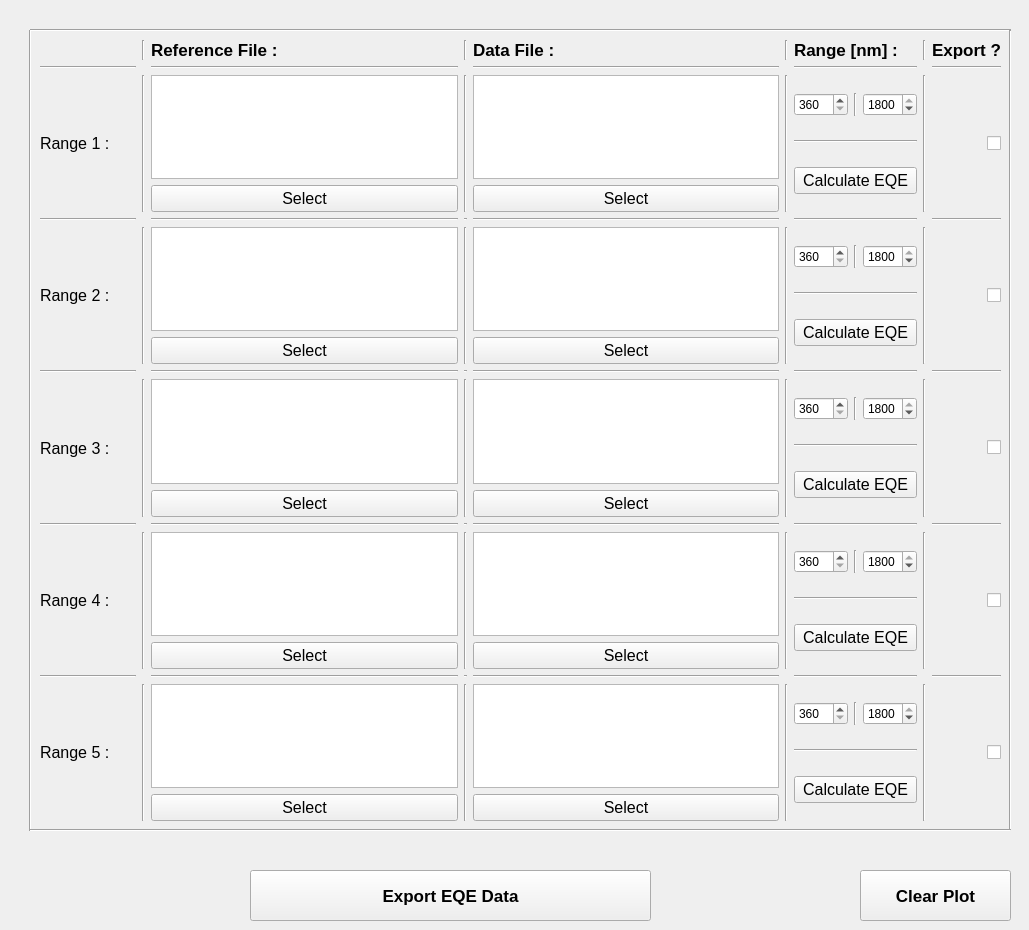
    <widget class="QWidget" name="tab">
     <attribute name="title">
      <string>Calculate EQE</string>
     </attribute>
     <widget class="Line" name="line_26">
      <property name="geometry">
       <rect>
        <x>20</x>
        <y>30</y>
        <width>20</width>
        <height>801</height>
       </rect>
      </property>
      <property name="orientation">
       <enum>Qt::Vertical</enum>
      </property>
     </widget>
     <widget class="Line" name="line_27">
      <property name="geometry">
       <rect>
        <x>30</x>
        <y>20</y>
        <width>981</width>
        <height>20</height>
       </rect>
      </property>
      <property name="orientation">
       <enum>Qt::Horizontal</enum>
      </property>
     </widget>
     <widget class="QWidget" name="gridLayoutWidget">
      <property name="geometry">
       <rect>
        <x>40</x>
        <y>40</y>
        <width>961</width>
        <height>781</height>
       </rect>
      </property>
      <layout class="QGridLayout" name="gridLayout">
       <item row="0" column="1">
        <widget class="Line" name="line_50">
         <property name="orientation">
          <enum>Qt::Vertical</enum>
         </property>
        </widget>
       </item>
       <item row="6" column="4">
        <layout class="QVBoxLayout" name="verticalLayout_7">
         <item>
          <widget class="QTextEdit" name="textBox_4"/>
         </item>
         <item>
          <widget class="QPushButton" name="browseButton_4">
           <property name="font">
            <font>
             <pointsize>12</pointsize>
            </font>
           </property>
           <property name="text">
            <string>Select</string>
           </property>
          </widget>
         </item>
        </layout>
       </item>
       <item row="1" column="6">
        <widget class="Line" name="line_23">
         <property name="orientation">
          <enum>Qt::Horizontal</enum>
         </property>
        </widget>
       </item>
       <item row="2" column="4">
        <layout class="QVBoxLayout" name="verticalLayout_4">
         <item>
          <widget class="QTextEdit" name="textBox_2"/>
         </item>
         <item>
          <widget class="QPushButton" name="browseButton_2">
           <property name="font">
            <font>
             <pointsize>12</pointsize>
            </font>
           </property>
           <property name="text">
            <string>Select</string>
           </property>
          </widget>
         </item>
        </layout>
       </item>
       <item row="12" column="9">
        <widget class="Line" name="line_35">
         <property name="orientation">
          <enum>Qt::Vertical</enum>
         </property>
        </widget>
       </item>
       <item row="9" column="3">
        <widget class="Line" name="line_56">
         <property name="orientation">
          <enum>Qt::Vertical</enum>
         </property>
        </widget>
       </item>
       <item row="6" column="9">
        <widget class="Line" name="line_31">
         <property name="orientation">
          <enum>Qt::Vertical</enum>
         </property>
        </widget>
       </item>
       <item row="9" column="0">
        <widget class="QLabel" name="label_3">
         <property name="font">
          <font>
           <pointsize>12</pointsize>
          </font>
         </property>
         <property name="text">
          <string>Range 3 :      </string>
         </property>
        </widget>
       </item>
       <item row="5" column="11">
        <widget class="Line" name="line_4">
         <property name="orientation">
          <enum>Qt::Horizontal</enum>
         </property>
        </widget>
       </item>
       <item row="5" column="3">
        <widget class="Line" name="line_2">
         <property name="orientation">
          <enum>Qt::Horizontal</enum>
         </property>
        </widget>
       </item>
       <item row="11" column="3">
        <widget class="Line" name="line_13">
         <property name="orientation">
          <enum>Qt::Horizontal</enum>
         </property>
        </widget>
       </item>
       <item row="15" column="0">
        <widget class="QLabel" name="label_4">
         <property name="font">
          <font>
           <pointsize>12</pointsize>
          </font>
         </property>
         <property name="text">
          <string>Range 5 :      </string>
         </property>
        </widget>
       </item>
       <item row="11" column="0">
        <widget class="Line" name="line_11">
         <property name="orientation">
          <enum>Qt::Horizontal</enum>
         </property>
        </widget>
       </item>
       <item row="12" column="0">
        <widget class="QLabel" name="label_5">
         <property name="font">
          <font>
           <pointsize>12</pointsize>
          </font>
         </property>
         <property name="text">
          <string>Range 4 :      </string>
         </property>
        </widget>
       </item>
       <item row="11" column="4">
        <widget class="Line" name="line_14">
         <property name="orientation">
          <enum>Qt::Horizontal</enum>
         </property>
        </widget>
       </item>
       <item row="11" column="11">
        <widget class="Line" name="line_15">
         <property name="orientation">
          <enum>Qt::Horizontal</enum>
         </property>
        </widget>
       </item>
       <item row="2" column="0">
        <widget class="QLabel" name="label">
         <property name="font">
          <font>
           <pointsize>12</pointsize>
          </font>
         </property>
         <property name="text">
          <string>Range 1 :     </string>
         </property>
        </widget>
       </item>
       <item row="5" column="0">
        <widget class="Line" name="line_5">
         <property name="orientation">
          <enum>Qt::Horizontal</enum>
         </property>
        </widget>
       </item>
       <item row="5" column="4">
        <widget class="Line" name="line_3">
         <property name="orientation">
          <enum>Qt::Horizontal</enum>
         </property>
        </widget>
       </item>
       <item row="8" column="3">
        <widget class="Line" name="line_8">
         <property name="orientation">
          <enum>Qt::Horizontal</enum>
         </property>
        </widget>
       </item>
       <item row="8" column="2">
        <widget class="Line" name="line_7">
         <property name="orientation">
          <enum>Qt::Horizontal</enum>
         </property>
        </widget>
       </item>
       <item row="0" column="4">
        <widget class="QLabel" name="label_7">
         <property name="font">
          <font>
           <pointsize>13</pointsize>
           <weight>75</weight>
           <bold>true</bold>
          </font>
         </property>
         <property name="text">
          <string>Data File : </string>
         </property>
        </widget>
       </item>
       <item row="11" column="2">
        <widget class="Line" name="line_12">
         <property name="orientation">
          <enum>Qt::Horizontal</enum>
         </property>
        </widget>
       </item>
       <item row="8" column="0">
        <widget class="Line" name="line_6">
         <property name="orientation">
          <enum>Qt::Horizontal</enum>
         </property>
        </widget>
       </item>
       <item row="14" column="4">
        <widget class="Line" name="line_19">
         <property name="orientation">
          <enum>Qt::Horizontal</enum>
         </property>
        </widget>
       </item>
       <item row="14" column="0">
        <widget class="Line" name="line_16">
         <property name="orientation">
          <enum>Qt::Horizontal</enum>
         </property>
        </widget>
       </item>
       <item row="1" column="2">
        <widget class="Line" name="line_21">
         <property name="orientation">
          <enum>Qt::Horizontal</enum>
         </property>
        </widget>
       </item>
       <item row="0" column="2">
        <widget class="QLabel" name="label_6">
         <property name="font">
          <font>
           <pointsize>13</pointsize>
           <weight>75</weight>
           <bold>true</bold>
          </font>
         </property>
         <property name="text">
          <string>Reference File : </string>
         </property>
        </widget>
       </item>
       <item row="1" column="4">
        <widget class="Line" name="line_22">
         <property name="orientation">
          <enum>Qt::Horizontal</enum>
         </property>
        </widget>
       </item>
       <item row="5" column="2">
        <widget class="Line" name="line">
         <property name="orientation">
          <enum>Qt::Horizontal</enum>
         </property>
        </widget>
       </item>
       <item row="14" column="2">
        <widget class="Line" name="line_17">
         <property name="orientation">
          <enum>Qt::Horizontal</enum>
         </property>
        </widget>
       </item>
       <item row="8" column="4">
        <widget class="Line" name="line_9">
         <property name="orientation">
          <enum>Qt::Horizontal</enum>
         </property>
        </widget>
       </item>
       <item row="14" column="11">
        <widget class="Line" name="line_20">
         <property name="orientation">
          <enum>Qt::Horizontal</enum>
         </property>
        </widget>
       </item>
       <item row="14" column="3">
        <widget class="Line" name="line_18">
         <property name="orientation">
          <enum>Qt::Horizontal</enum>
         </property>
        </widget>
       </item>
       <item row="8" column="11">
        <widget class="Line" name="line_10">
         <property name="orientation">
          <enum>Qt::Horizontal</enum>
         </property>
        </widget>
       </item>
       <item row="6" column="0">
        <widget class="QLabel" name="label_2">
         <property name="font">
          <font>
           <pointsize>12</pointsize>
          </font>
         </property>
         <property name="text">
          <string>Range 2 :      </string>
         </property>
        </widget>
       </item>
       <item row="1" column="0">
        <widget class="Line" name="line_24">
         <property name="orientation">
          <enum>Qt::Horizontal</enum>
         </property>
        </widget>
       </item>
       <item row="0" column="3">
        <widget class="Line" name="line_49">
         <property name="orientation">
          <enum>Qt::Vertical</enum>
         </property>
        </widget>
       </item>
       <item row="6" column="1">
        <widget class="Line" name="line_41">
         <property name="orientation">
          <enum>Qt::Vertical</enum>
         </property>
        </widget>
       </item>
       <item row="9" column="9">
        <widget class="Line" name="line_33">
         <property name="orientation">
          <enum>Qt::Vertical</enum>
         </property>
        </widget>
       </item>
       <item row="2" column="1">
        <widget class="Line" name="line_39">
         <property name="orientation">
          <enum>Qt::Vertical</enum>
         </property>
        </widget>
       </item>
       <item row="15" column="9">
        <widget class="Line" name="line_37">
         <property name="orientation">
          <enum>Qt::Vertical</enum>
         </property>
        </widget>
       </item>
       <item row="12" column="1">
        <widget class="Line" name="line_45">
         <property name="orientation">
          <enum>Qt::Vertical</enum>
         </property>
        </widget>
       </item>
       <item row="15" column="1">
        <widget class="Line" name="line_47">
         <property name="orientation">
          <enum>Qt::Vertical</enum>
         </property>
        </widget>
       </item>
       <item row="6" column="3">
        <widget class="Line" name="line_54">
         <property name="orientation">
          <enum>Qt::Vertical</enum>
         </property>
        </widget>
       </item>
       <item row="9" column="1">
        <widget class="Line" name="line_43">
         <property name="orientation">
          <enum>Qt::Vertical</enum>
         </property>
        </widget>
       </item>
       <item row="2" column="3">
        <widget class="Line" name="line_52">
         <property name="orientation">
          <enum>Qt::Vertical</enum>
         </property>
        </widget>
       </item>
       <item row="15" column="3">
        <widget class="Line" name="line_58">
         <property name="orientation">
          <enum>Qt::Vertical</enum>
         </property>
        </widget>
       </item>
       <item row="12" column="3">
        <widget class="Line" name="line_60">
         <property name="orientation">
          <enum>Qt::Vertical</enum>
         </property>
        </widget>
       </item>
       <item row="2" column="2">
        <layout class="QVBoxLayout" name="verticalLayout_3">
         <item>
          <widget class="QTextEdit" name="textBox_1"/>
         </item>
         <item>
          <widget class="QPushButton" name="browseButton_1">
           <property name="font">
            <font>
             <pointsize>12</pointsize>
            </font>
           </property>
           <property name="text">
            <string>Select</string>
           </property>
          </widget>
         </item>
        </layout>
       </item>
       <item row="12" column="4">
        <layout class="QVBoxLayout" name="verticalLayout_14">
         <item>
          <widget class="QTextEdit" name="textBox_8"/>
         </item>
         <item>
          <widget class="QPushButton" name="browseButton_8">
           <property name="font">
            <font>
             <pointsize>12</pointsize>
            </font>
           </property>
           <property name="text">
            <string>Select</string>
           </property>
          </widget>
         </item>
        </layout>
       </item>
       <item row="15" column="2">
        <layout class="QVBoxLayout" name="verticalLayout_16">
         <item>
          <widget class="QTextEdit" name="textBox_9"/>
         </item>
         <item>
          <widget class="QPushButton" name="browseButton_9">
           <property name="font">
            <font>
             <pointsize>12</pointsize>
            </font>
           </property>
           <property name="text">
            <string>Select</string>
           </property>
          </widget>
         </item>
        </layout>
       </item>
       <item row="12" column="2">
        <layout class="QVBoxLayout" name="verticalLayout_12">
         <item>
          <widget class="QTextEdit" name="textBox_7"/>
         </item>
         <item>
          <widget class="QPushButton" name="browseButton_7">
           <property name="font">
            <font>
             <pointsize>12</pointsize>
            </font>
           </property>
           <property name="text">
            <string>Select</string>
           </property>
          </widget>
         </item>
        </layout>
       </item>
       <item row="6" column="2">
        <layout class="QVBoxLayout" name="verticalLayout_6">
         <item>
          <widget class="QTextEdit" name="textBox_3"/>
         </item>
         <item>
          <widget class="QPushButton" name="browseButton_3">
           <property name="font">
            <font>
             <pointsize>12</pointsize>
            </font>
           </property>
           <property name="text">
            <string>Select</string>
           </property>
          </widget>
         </item>
        </layout>
       </item>
       <item row="9" column="4">
        <layout class="QVBoxLayout" name="verticalLayout_10">
         <item>
          <widget class="QTextEdit" name="textBox_6"/>
         </item>
         <item>
          <widget class="QPushButton" name="browseButton_6">
           <property name="font">
            <font>
             <pointsize>12</pointsize>
            </font>
           </property>
           <property name="text">
            <string>Select</string>
           </property>
          </widget>
         </item>
        </layout>
       </item>
       <item row="9" column="2">
        <layout class="QVBoxLayout" name="verticalLayout_9">
         <item>
          <widget class="QTextEdit" name="textBox_5"/>
         </item>
         <item>
          <widget class="QPushButton" name="browseButton_5">
           <property name="font">
            <font>
             <pointsize>12</pointsize>
            </font>
           </property>
           <property name="text">
            <string>Select</string>
           </property>
          </widget>
         </item>
        </layout>
       </item>
       <item row="15" column="4">
        <layout class="QVBoxLayout" name="verticalLayout_17">
         <item>
          <widget class="QTextEdit" name="textBox_10"/>
         </item>
         <item>
          <widget class="QPushButton" name="browseButton_10">
           <property name="font">
            <font>
             <pointsize>12</pointsize>
            </font>
           </property>
           <property name="text">
            <string>Select</string>
           </property>
          </widget>
         </item>
        </layout>
       </item>
       <item row="2" column="5">
        <widget class="Line" name="line_53">
         <property name="orientation">
          <enum>Qt::Vertical</enum>
         </property>
        </widget>
       </item>
       <item row="6" column="6">
        <layout class="QVBoxLayout" name="verticalLayout_2">
         <item>
          <layout class="QHBoxLayout" name="horizontalLayout_6">
           <item>
            <widget class="QDoubleSpinBox" name="startNM_2">
             <property name="decimals">
              <number>0</number>
             </property>
             <property name="minimum">
              <double>360.000000000000000</double>
             </property>
             <property name="maximum">
              <double>1800.000000000000000</double>
             </property>
            </widget>
           </item>
           <item>
            <widget class="Line" name="line_62">
             <property name="orientation">
              <enum>Qt::Vertical</enum>
             </property>
            </widget>
           </item>
           <item>
            <widget class="QDoubleSpinBox" name="stopNM_2">
             <property name="decimals">
              <number>0</number>
             </property>
             <property name="minimum">
              <double>360.000000000000000</double>
             </property>
             <property name="maximum">
              <double>1800.000000000000000</double>
             </property>
             <property name="value">
              <double>1800.000000000000000</double>
             </property>
            </widget>
           </item>
          </layout>
         </item>
         <item>
          <widget class="Line" name="line_48">
           <property name="orientation">
            <enum>Qt::Horizontal</enum>
           </property>
          </widget>
         </item>
         <item>
          <widget class="QPushButton" name="calculateButton_2">
           <property name="font">
            <font>
             <pointsize>12</pointsize>
             <weight>50</weight>
             <bold>false</bold>
            </font>
           </property>
           <property name="text">
            <string>Calculate EQE</string>
           </property>
          </widget>
         </item>
        </layout>
       </item>
       <item row="12" column="6">
        <layout class="QVBoxLayout" name="verticalLayout_8">
         <item>
          <layout class="QHBoxLayout" name="horizontalLayout_9">
           <item>
            <widget class="QDoubleSpinBox" name="startNM_4">
             <property name="decimals">
              <number>0</number>
             </property>
             <property name="minimum">
              <double>360.000000000000000</double>
             </property>
             <property name="maximum">
              <double>1800.000000000000000</double>
             </property>
            </widget>
           </item>
           <item>
            <widget class="Line" name="line_44">
             <property name="orientation">
              <enum>Qt::Vertical</enum>
             </property>
            </widget>
           </item>
           <item>
            <widget class="QDoubleSpinBox" name="stopNM_4">
             <property name="decimals">
              <number>0</number>
             </property>
             <property name="minimum">
              <double>360.000000000000000</double>
             </property>
             <property name="maximum">
              <double>1800.000000000000000</double>
             </property>
             <property name="value">
              <double>1800.000000000000000</double>
             </property>
            </widget>
           </item>
          </layout>
         </item>
         <item>
          <widget class="Line" name="line_55">
           <property name="orientation">
            <enum>Qt::Horizontal</enum>
           </property>
          </widget>
         </item>
         <item>
          <widget class="QPushButton" name="calculateButton_4">
           <property name="font">
            <font>
             <pointsize>12</pointsize>
             <weight>50</weight>
             <bold>false</bold>
            </font>
           </property>
           <property name="text">
            <string>Calculate EQE</string>
           </property>
          </widget>
         </item>
        </layout>
       </item>
       <item row="1" column="11">
        <widget class="Line" name="line_42">
         <property name="orientation">
          <enum>Qt::Horizontal</enum>
         </property>
        </widget>
       </item>
       <item row="2" column="6">
        <layout class="QVBoxLayout" name="verticalLayout">
         <item>
          <layout class="QHBoxLayout" name="horizontalLayout_8">
           <item>
            <widget class="QDoubleSpinBox" name="startNM_1">
             <property name="decimals">
              <number>0</number>
             </property>
             <property name="minimum">
              <double>360.000000000000000</double>
             </property>
             <property name="maximum">
              <double>1800.000000000000000</double>
             </property>
            </widget>
           </item>
           <item>
            <widget class="Line" name="line_63">
             <property name="orientation">
              <enum>Qt::Vertical</enum>
             </property>
            </widget>
           </item>
           <item>
            <widget class="QDoubleSpinBox" name="stopNM_1">
             <property name="decimals">
              <number>0</number>
             </property>
             <property name="minimum">
              <double>360.000000000000000</double>
             </property>
             <property name="maximum">
              <double>1800.000000000000000</double>
             </property>
             <property name="value">
              <double>1800.000000000000000</double>
             </property>
            </widget>
           </item>
          </layout>
         </item>
         <item>
          <widget class="Line" name="line_29">
           <property name="orientation">
            <enum>Qt::Horizontal</enum>
           </property>
          </widget>
         </item>
         <item>
          <widget class="QPushButton" name="calculateButton_1">
           <property name="font">
            <font>
             <pointsize>12</pointsize>
             <weight>50</weight>
             <bold>false</bold>
            </font>
           </property>
           <property name="text">
            <string>Calculate EQE</string>
           </property>
          </widget>
         </item>
        </layout>
       </item>
       <item row="2" column="9">
        <widget class="Line" name="line_66">
         <property name="orientation">
          <enum>Qt::Vertical</enum>
         </property>
        </widget>
       </item>
       <item row="11" column="6">
        <widget class="Line" name="line_80">
         <property name="orientation">
          <enum>Qt::Horizontal</enum>
         </property>
        </widget>
       </item>
       <item row="12" column="5">
        <widget class="Line" name="line_86">
         <property name="orientation">
          <enum>Qt::Vertical</enum>
         </property>
        </widget>
       </item>
       <item row="9" column="5">
        <widget class="Line" name="line_83">
         <property name="orientation">
          <enum>Qt::Vertical</enum>
         </property>
        </widget>
       </item>
       <item row="8" column="6">
        <widget class="Line" name="line_78">
         <property name="orientation">
          <enum>Qt::Horizontal</enum>
         </property>
        </widget>
       </item>
       <item row="5" column="6">
        <widget class="Line" name="line_40">
         <property name="orientation">
          <enum>Qt::Horizontal</enum>
         </property>
        </widget>
       </item>
       <item row="0" column="5">
        <widget class="Line" name="line_59">
         <property name="orientation">
          <enum>Qt::Vertical</enum>
         </property>
        </widget>
       </item>
       <item row="0" column="6">
        <widget class="QLabel" name="stop_1">
         <property name="font">
          <font>
           <pointsize>13</pointsize>
           <weight>75</weight>
           <bold>true</bold>
          </font>
         </property>
         <property name="text">
          <string>Range [nm] :    </string>
         </property>
        </widget>
       </item>
       <item row="14" column="6">
        <widget class="Line" name="line_82">
         <property name="orientation">
          <enum>Qt::Horizontal</enum>
         </property>
        </widget>
       </item>
       <item row="6" column="5">
        <widget class="Line" name="line_84">
         <property name="orientation">
          <enum>Qt::Vertical</enum>
         </property>
        </widget>
       </item>
       <item row="0" column="11">
        <widget class="QLabel" name="stop_2">
         <property name="font">
          <font>
           <pointsize>13</pointsize>
           <weight>75</weight>
           <bold>true</bold>
          </font>
         </property>
         <property name="text">
          <string>Export ?</string>
         </property>
        </widget>
       </item>
       <item row="2" column="11">
        <widget class="QCheckBox" name="exportBox_1">
         <property name="layoutDirection">
          <enum>Qt::RightToLeft</enum>
         </property>
         <property name="text">
          <string/>
         </property>
        </widget>
       </item>
       <item row="9" column="6">
        <layout class="QVBoxLayout" name="verticalLayout_5">
         <item>
          <layout class="QHBoxLayout" name="horizontalLayout_7">
           <item>
            <widget class="QDoubleSpinBox" name="startNM_3">
             <property name="decimals">
              <number>0</number>
             </property>
             <property name="minimum">
              <double>360.000000000000000</double>
             </property>
             <property name="maximum">
              <double>1800.000000000000000</double>
             </property>
            </widget>
           </item>
           <item>
            <widget class="Line" name="line_32">
             <property name="orientation">
              <enum>Qt::Vertical</enum>
             </property>
            </widget>
           </item>
           <item>
            <widget class="QDoubleSpinBox" name="stopNM_3">
             <property name="decimals">
              <number>0</number>
             </property>
             <property name="minimum">
              <double>360.000000000000000</double>
             </property>
             <property name="maximum">
              <double>1800.000000000000000</double>
             </property>
             <property name="value">
              <double>1800.000000000000000</double>
             </property>
            </widget>
           </item>
          </layout>
         </item>
         <item>
          <widget class="Line" name="line_51">
           <property name="orientation">
            <enum>Qt::Horizontal</enum>
           </property>
          </widget>
         </item>
         <item>
          <widget class="QPushButton" name="calculateButton_3">
           <property name="font">
            <font>
             <pointsize>12</pointsize>
             <weight>50</weight>
             <bold>false</bold>
            </font>
           </property>
           <property name="text">
            <string>Calculate EQE</string>
           </property>
          </widget>
         </item>
        </layout>
       </item>
       <item row="6" column="11">
        <widget class="QCheckBox" name="exportBox_2">
         <property name="layoutDirection">
          <enum>Qt::RightToLeft</enum>
         </property>
         <property name="text">
          <string/>
         </property>
        </widget>
       </item>
       <item row="15" column="11">
        <widget class="QCheckBox" name="exportBox_5">
         <property name="layoutDirection">
          <enum>Qt::RightToLeft</enum>
         </property>
         <property name="text">
          <string/>
         </property>
        </widget>
       </item>
       <item row="9" column="11">
        <widget class="QCheckBox" name="exportBox_3">
         <property name="layoutDirection">
          <enum>Qt::RightToLeft</enum>
         </property>
         <property name="text">
          <string/>
         </property>
        </widget>
       </item>
       <item row="15" column="5">
        <widget class="Line" name="line_85">
         <property name="orientation">
          <enum>Qt::Vertical</enum>
         </property>
        </widget>
       </item>
       <item row="12" column="11">
        <widget class="QCheckBox" name="exportBox_4">
         <property name="layoutDirection">
          <enum>Qt::RightToLeft</enum>
         </property>
         <property name="text">
          <string/>
         </property>
        </widget>
       </item>
       <item row="15" column="6">
        <layout class="QVBoxLayout" name="verticalLayout_18">
         <item>
          <layout class="QHBoxLayout" name="horizontalLayout_10">
           <item>
            <widget class="QDoubleSpinBox" name="startNM_5">
             <property name="decimals">
              <number>0</number>
             </property>
             <property name="minimum">
              <double>360.000000000000000</double>
             </property>
             <property name="maximum">
              <double>1800.000000000000000</double>
             </property>
            </widget>
           </item>
           <item>
            <widget class="Line" name="line_46">
             <property name="orientation">
              <enum>Qt::Vertical</enum>
             </property>
            </widget>
           </item>
           <item>
            <widget class="QDoubleSpinBox" name="stopNM_5">
             <property name="decimals">
              <number>0</number>
             </property>
             <property name="minimum">
              <double>360.000000000000000</double>
             </property>
             <property name="maximum">
              <double>1800.000000000000000</double>
             </property>
             <property name="value">
              <double>1800.000000000000000</double>
             </property>
            </widget>
           </item>
          </layout>
         </item>
         <item>
          <widget class="Line" name="line_57">
           <property name="orientation">
            <enum>Qt::Horizontal</enum>
           </property>
          </widget>
         </item>
         <item>
          <widget class="QPushButton" name="calculateButton_5">
           <property name="font">
            <font>
             <pointsize>12</pointsize>
            </font>
           </property>
           <property name="text">
            <string>Calculate EQE</string>
           </property>
          </widget>
         </item>
        </layout>
       </item>
       <item row="0" column="9">
        <widget class="Line" name="line_61">
         <property name="orientation">
          <enum>Qt::Vertical</enum>
         </property>
        </widget>
       </item>
      </layout>
     </widget>
     <widget class="Line" name="line_28">
      <property name="geometry">
       <rect>
        <x>1000</x>
        <y>30</y>
        <width>20</width>
        <height>801</height>
       </rect>
      </property>
      <property name="orientation">
       <enum>Qt::Vertical</enum>
      </property>
     </widget>
     <widget class="Line" name="line_25">
      <property name="geometry">
       <rect>
        <x>30</x>
        <y>820</y>
        <width>981</width>
        <height>20</height>
       </rect>
      </property>
      <property name="orientation">
       <enum>Qt::Horizontal</enum>
      </property>
     </widget>
     <widget class="QPushButton" name="exportButton">
      <property name="geometry">
       <rect>
        <x>250</x>
        <y>870</y>
        <width>401</width>
        <height>51</height>
       </rect>
      </property>
      <property name="font">
       <font>
        <pointsize>13</pointsize>
        <weight>75</weight>
        <italic>false</italic>
        <bold>true</bold>
       </font>
      </property>
      <property name="text">
       <string>Export EQE Data</string>
      </property>
     </widget>
     <widget class="QPushButton" name="clearButton">
      <property name="geometry">
       <rect>
        <x>860</x>
        <y>870</y>
        <width>151</width>
        <height>51</height>
       </rect>
      </property>
      <property name="font">
       <font>
        <pointsize>13</pointsize>
        <weight>75</weight>
        <italic>false</italic>
        <bold>true</bold>
       </font>
      </property>
      <property name="text">
       <string>Clear Plot</string>
      </property>
     </widget>
    </widget>
